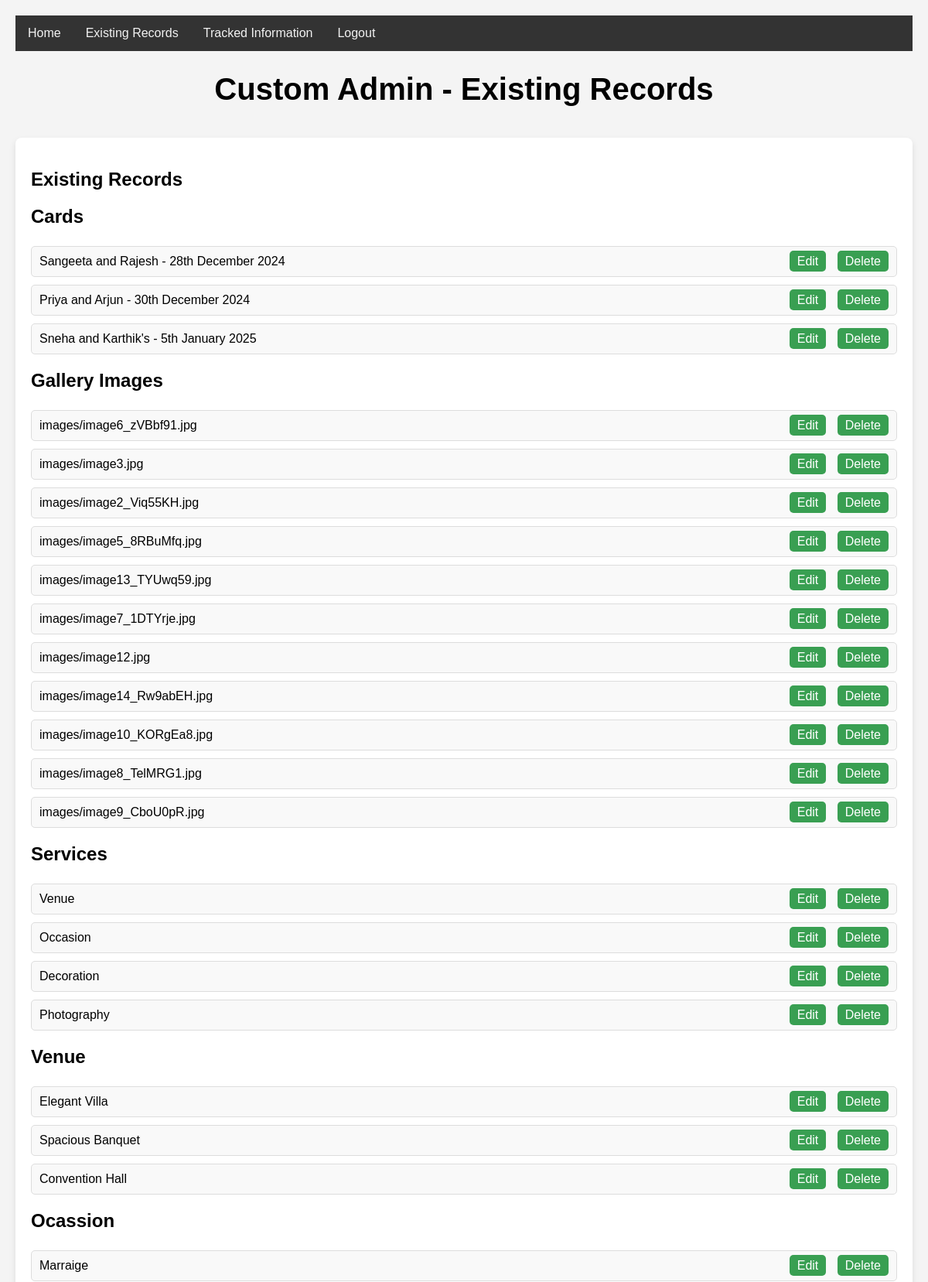
/records_page/ (signed in, upper part), run on the app's committed database.
### Eventapp/models.py (models this page shows, shortened)
class Card(models.Model):
    marraige_date = models.CharField(max_length=20, null=True)
    couple_names = models.CharField(max_length=255, null=True)
    card_text = models.TextField(null=True)
    card_images = models.ImageField(upload_to='images/')

class Gallery(models.Model):
    gallery_images = models.ImageField(upload_to='images/')

class Services(models.Model):
    service_image = models.ImageField(upload_to='images/')
    service_name = models.CharField(max_length=20)

class Venue(models.Model):
    service_name = models.ForeignKey(Services, on_delete=models.CASCADE)
    name = models.CharField(max_length=30, blank=True)
    description = models.TextField(null=True, blank=True)
    image = models.ImageField(upload_to='images/', blank=True)

class Ocassion(models.Model):
    service_name = models.ForeignKey(Services, on_delete=models.CASCADE)
    name = models.CharField(max_length=30, blank=True)
    description = models.TextField(null=True, blank=True)
    short_description = models.TextField(null=True, blank=True)
    image = models.ImageField(upload_to='images/', blank=True)

### admin_role/views.py (the view)
# urls.py: path('records_page/', records_page, name='records_page'),
@login_required
def records_page(request):
    cards = Card.objects.all()
    galleries = Gallery.objects.all()
    services = Services.objects.all()
    packages = Packages.objects.all()
    couplemoments = CoupleMoments.objects.all()
    weddinggalleries = WeddingGallery.objects.all()
    venues = Venue.objects.all()
    ocassions = Ocassion.objects.all()
    decorations = Decoration.objects.all()
    photographys = Photography.objects.all()
    context = {
        'cards': cards,
        'galleries': galleries,
        'services': services,
        'packages': packages,
        'couplemoments': couplemoments,
        'weddinggalleries': weddinggalleries,
        'venues': venues,
        'ocassions': ocassions,
        'decorations': decorations,
        'photographys': photographys
    }
    return render(request, 'admin/RecordsPage.html', context)

### Eventapp/models.py (called while the page is built)
    def __str__(self):
        return self.names

### template/admin/RecordsPage.html (shortened to what this page needs)
{% extends 'admin/Base.html' %}
{% block body %}
    <h1>Custom Admin - Existing Records</h1>
    <div class="records-section">
        <h2>Existing Records</h2>
        <h3>Cards</h3>
        <ul>
            {% for card in cards %}
                <li>
                    {{ card.couple_names }} - {{ card.marraige_date }}
                    <div>
                        <a href="{% url 'Eventapp:edit_record' model='card' id=card.id %}">Edit</a>
                        <a href="{% url 'Eventapp:delete_record' model='card' id=card.id %}">Delete</a>
                    </div>
                </li>
            {% endfor %}
        </ul>
        <h3>Gallery Images</h3>
        <ul>
            {% for gallery in galleries %}
                <li>
                    {{ gallery.gallery_images }}
                    <div>
                        <a href="{% url 'Eventapp:edit_record' model='gallery' id=gallery.id %}">Edit</a>
                        <a href="{% url 'Eventapp:delete_record' model='gallery' id=gallery.id %}">Delete</a>
                    </div>
                </li>
            {% endfor %}
        </ul>
        <h3>Services</h3>
        <ul>
            {% for service in services %}
                <li>
                    {{ service.service_name }}
                    <div>
                        <a href="{% url 'Eventapp:edit_record' model='services' id=service.id %}">Edit</a>
                        <a href="{% url 'Eventapp:delete_record' model='services' id=service.id %}">Delete</a>
                    </div>
                </li>
            {% endfor %}
        </ul>
        <h3>Venue</h3>
        <ul>
            {% for venue in venues %}
                <li>
                    {{ venue.name }}
                    <div>
                        <a href="{% url 'Eventapp:edit_record' model='venue' id=venue.id %}">Edit</a>
                        <a href="{% url 'Eventapp:delete_record' model='venue' id=venue.id %}">Delete</a>
                    </div>
                </li>
            {% endfor %}
        </ul>
        <h3>Ocassion</h3>
        <ul>
            {% for ocassion in ocassions %}
                <li>
                    {{ ocassion.name }}
                    <div>
                        <a href="{% url 'Eventapp:edit_record' model='ocassion' id=ocassion.id %}">Edit</a>
                        <a href="{% url 'Eventapp:delete_record' model='ocassion' id=ocassion.id %}">Delete</a>
                    </div>
                </li>
            {% endfor %}
        </ul>
    </div>
{% endblock %}

### template/admin/Base.html (style rules this page uses)
body { font-family: 'Poppins', sans-serif; margin: 0; padding: 20px; background-color: #f4f4f4; }

### template/admin/RecordsPage.html (style rules this page uses)
h1 { text-align: center; margin-bottom: 40px; font-size: 2.5rem; }
.records-section { background: #fff; padding: 20px; border-radius: 8px; box-shadow: 0 4px 8px rgba(0, 0, 0, 0.1); }
h3 { font-size: 1.5rem; margin-top: 20px; }
ul { list-style-type: none; padding: 0; }
li { padding: 10px; background: #f9f9f9; margin-bottom: 10px; border: 1px solid #ddd; border-radius: 5px; display: flex; justify-content: space-between; align-items: center; }
li a { margin-left: 10px; padding: 5px 10px; background: #399f52; color: #fff; border-radius: 5px; text-decoration: none; transition: background-color 0.3s; }

### data on the page
Card: couple_names "Sangeeta and Rajesh", marraige_date "28th December 2024"
Card: couple_names "Priya and Arjun", marraige_date "30th December 2024"
Card: couple_names "Sneha and Karthik's", marraige_date "5th January 2025"
Gallery: gallery_images "images/image6_zVBbf91.jpg"
Gallery: gallery_images "images/image3.jpg"
Gallery: gallery_images "images/image2_Viq55KH.jpg"
Gallery: gallery_images "images/image5_8RBuMfq.jpg"
Gallery: gallery_images "images/image13_TYUwq59.jpg"
Gallery: gallery_images "images/image7_1DTYrje.jpg"
Gallery: gallery_images "images/image12.jpg"
Gallery: gallery_images "images/image14_Rw9abEH.jpg"
Gallery: gallery_images "images/image10_KORgEa8.jpg"
Gallery: gallery_images "images/image8_TelMRG1.jpg"
Gallery: gallery_images "images/image9_CboU0pR.jpg"
Services: service_name "Venue"
Services: service_name "Occasion"
Services: service_name "Decoration"
Services: service_name "Photography"
Venue: name "Elegant Villa"
Venue: name "Spacious Banquet"
Venue: name "Convention Hall"
Ocassion: name "Marraige"
